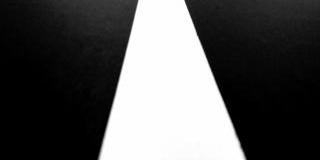
#> input picture sample/images/0.jpg, 320 x 160 px, found by its file name
$ python image.py
#> lines starting #> are read from the running program, lines starting #| are printed output that depends on the picture; after the words box and inside, x2 and y2 are one past the last pixel; in counts of white or black regions, pixels touching at a corner belong together
import matplotlib.pyplot as plt
import numpy as np
from matplotlib import cm
from skimage import data, io
from skimage.feature import canny
from skimage.transform import probabilistic_hough_line

def houghOnImg(arg1):
#> called with arg1 = 'images/0.jpg'
    image = np.zeros((320, 240))
    image = io.imread(arg1, as_gray=True)
#> image is the input picture: shape (160, 320) float64; min 0, max 1, mean 0.329
    im2 = canny(image, sigma=3)
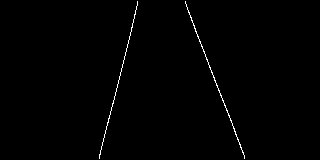
#> im2: shape (160, 320) bool; 0.69% white in thin lines or dots, all inside (x1, y1, x2, y2) = (99, 1, 245, 159)
    hugh = probabilistic_hough_line(im2)
#> hugh = [((244, 157), (185, 2)), ((244, 155), (214, 77)), ((99, 158), (137, 3)), ((113, 103), (132, 27))]

    fig, (ax1, ax2, ax3) = plt.subplots(nrows=1, ncols=3, figsize=(8, 3),
                                        sharex=True, sharey=True)
    ax1.imshow(image, cmap=plt.cm.gray)
    ax1.axis('off')
    ax1.set_title('noisy image', fontsize=20)

    ax2.imshow(im2, cmap=plt.cm.gray)
    ax2.axis('off')
    ax2.set_title('Canny filter, $\sigma=1$', fontsize=20)

    ax3.imshow(im2 * 0)
    print(len(hugh))
#| 4
    for line in hugh:
        p0, p1 = line
        print(p0,p1)
        ax3.plot((p0[0], p1[0]), (p0[1], p1[1]))
#> this loop made 4 passes
#> (p0, p1) on passes 1 to 4: ((244, 157), (185, 2)), ((244, 155), (214, 77)), ((99, 158), (137, 3)), ((113, 103), (132, 27))
#| (244, 157) (185, 2)
#| (244, 155) (214, 77)
#| (99, 158) (137, 3)
#| (113, 103) (132, 27)
    ax3.set_xlim((0, image.shape[1]))
    ax3.set_ylim((image.shape[0], 0))
    ax3.axis("off")
    ax3.set_title('Probabilistic Hough')


    fig.tight_layout()
    plt.show()
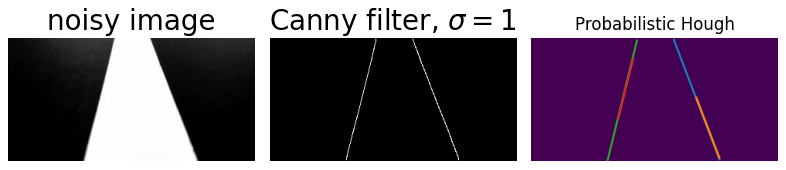
#> figure drawn by matplotlib, 3 panels

houghOnImg("images/0.jpg")

$ run again, with sample/images/3.jpg copied over sample/images/0.jpg
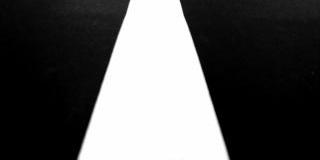
#> input picture sample/images/3.jpg, 320 x 160 px, found by its file name
#> in houghOnImg, image is the input picture: shape (160, 320) float64; min 0, max 1, mean 0.334
#> in houghOnImg, `im2 = canny(image, sigma=3)`:
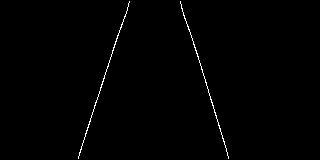
#> im2: shape (160, 320) bool; 0.7% white in thin lines or dots, all inside (x1, y1, x2, y2) = (78, 1, 229, 159)
#> hugh = [((228, 157), (188, 26)), ((85, 133), (128, 6)), ((102, 81), (129, 1)), ((78, 158), (102, 84)), ((226, 148), (197, 53))]
#| 5
#> the loop in houghOnImg, `for line in hugh:` made 5 passes
#> (p0, p1) on passes 1 to 5: ((228, 157), (188, 26)), ((85, 133), (128, 6)), ((102, 81), (129, 1)), ((78, 158), (102, 84)), ((226, 148), (197, 53))
#> (printed output is left out)
#> in houghOnImg, `plt.show()`:
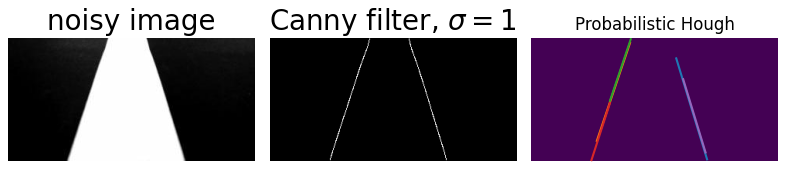
#> figure drawn by matplotlib, 3 panels
